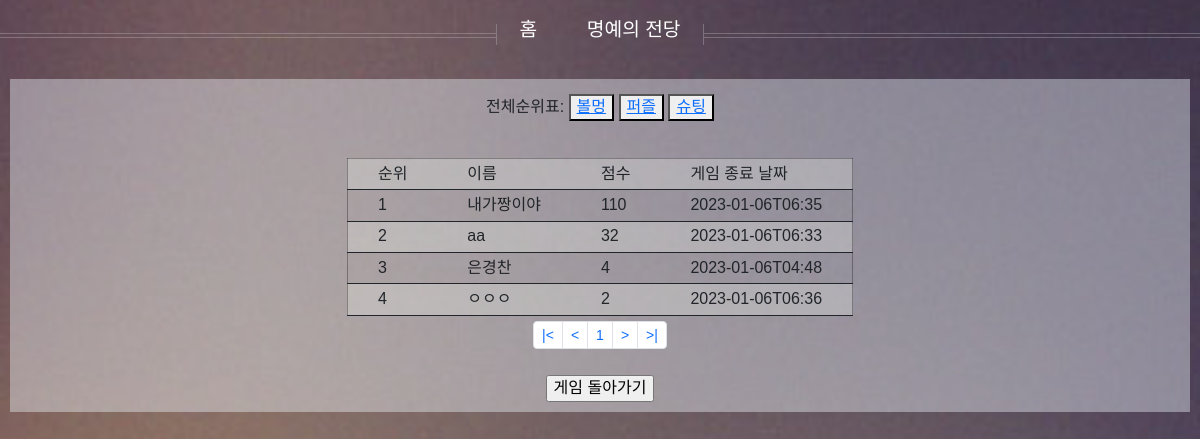
The page /shootingApp/rank/ on the database as committed earlier.
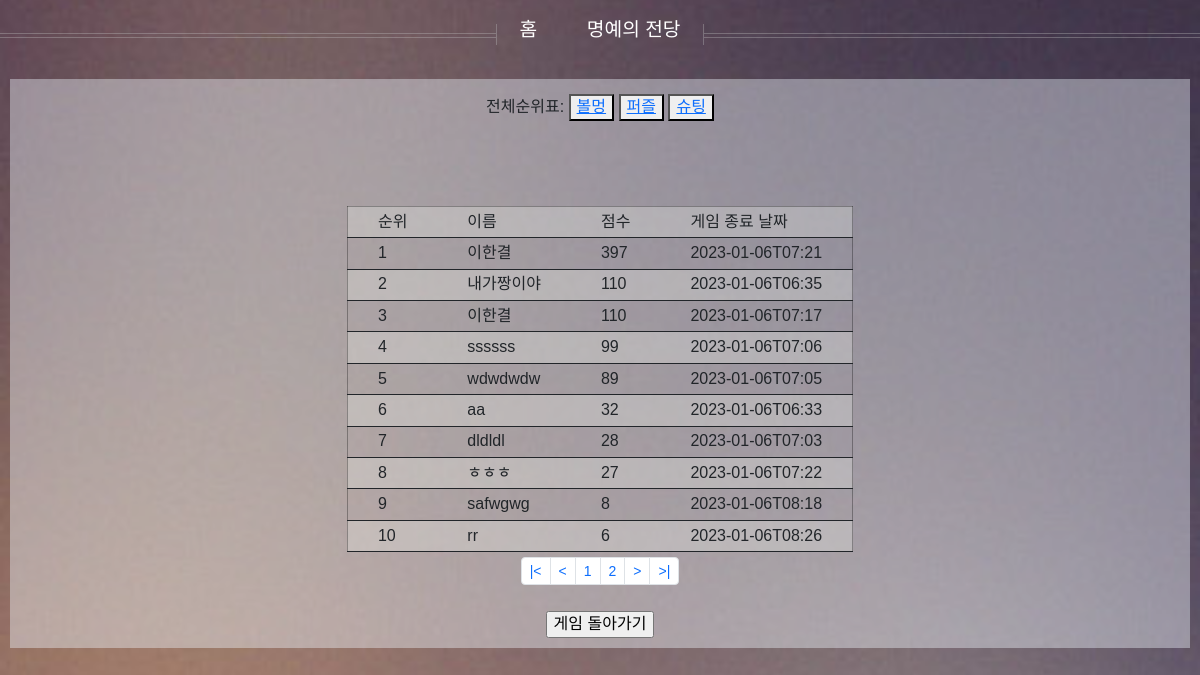
The same page on the database as committed later.
### shootingApp/models.py (models this page shows)
class Space_shooting(models.Model):
    name = models.CharField(max_length=10,null=True)
    score = models.IntegerField()
    time_info = models.CharField(max_length=100,null=True)
    class Meta:
        managed = False

### shootingApp/views.py (the view)
# urls.py: path("rank/", ballmungViews.rank, name="rank"),
def rank(request):
    spaceShooting = Space_shooting.objects.all()
    spaceShooting = spaceShooting.order_by("-score", "time_info") #-score 역순
    page_info = {
        "startPage" : 1,
        "endPage" : 10,
        "underPageCount" : 10, #하단 페이지의 보여질 개수
        "currentPage" : 1,
        "totalPage" : 0,
        "countPerPage" : 10, #페이지당 보여질 데이터수
    }
    page_info["currentPage"] = request.GET.get('page')
    if not page_info["currentPage"]: #현재페이지를 가져오지 못하면 1페이지를 보여줌
        page_info["currentPage"] = 1
    else:
        page_info["currentPage"] = int(page_info["currentPage"]) #숫자로 형변환
        if page_info["currentPage"] <= 0:
            page_info["currentPage"] = 1
    page_info["totalPage"] = (spaceShooting.count() // page_info["countPerPage"]) + 1
    if (spaceShooting.count() % page_info["countPerPage"]) == 0: #한페이지에 보여질 수에 딱 맞아 떨어지면 1을 빼줘야됨
        page_info["totalPage"] -= 1
    page_info["startPage"] = (page_info["currentPage"] // page_info["underPageCount"]) * page_info["underPageCount"] + 1
    page_info["endPage"] = page_info["startPage"] + page_info["underPageCount"] - 1
    if page_info["endPage"] > page_info["totalPage"]: #끝 페이지가 전체페이지수를 넘어가면
        page_info["endPage"] = page_info["totalPage"]
    pageRange = range(page_info["startPage"], page_info["endPage"]+1)
    paginator = Paginator(spaceShooting, page_info["countPerPage"])  # 한페이지당 보여질 개수(데이터, 개수)
    rankinfo_s = paginator.get_page(page_info["currentPage"]) # 몇 페이지를 보여줄지 저장(1페이지의 10개의 데이터가 저장)
    return render(request, "shootingApp/show.html", {"rankdata":rankinfo_s, "page_info":page_info, "pageRange":pageRange})

### ballmungApp/templatetags/rank_filter.py (called while the page is built)
@register.filter
def rank_filter(value, arg):
    rank = value + (arg - 1) * 10
    return rank

### shootingApp/templates/shootingApp/show.html (shortened to what this page needs)
<html>
    <head>
        <link href="https://cdn.jsdelivr.net/npm/bootstrap@5.2.3/dist/css/bootstrap.min.css" rel="stylesheet">
        <link rel="stylesheet" href="/static/ballmungApp/css/ballmung.css">
        <link rel="stylesheet" href="/static/ballmungApp/css/mainApp_rank.css">
    </head>
    <body>
        {% include "nav.html" %}
        <div class="wrapper">
            {% include "header.html" %}
            <table border = '10'>
                <tr>
                    <th>순위</th>
                    <th>이름</th>
                    <th>점수</th>
                    <th>게임 종료 날짜</th>
                </tr>
                {% load rank_filter %}
                {% for pu in rankdata %}
                <tr>
                    <h3>
                        <td>{{forloop.counter | rank_filter:page_info.currentPage}}</td>
                        <td>{{pu.name}}</td>
                        <td>{{pu.score}}</td>
                        <td>{{pu.time_info}}</td>
                    </h3>
                </tr>
                {% endfor %}
            </table>
            <div class="">
                <ul class="pagination pagination-sm">
                    <li class="page-item"><a class="page-link" href="{% url "shootingApp:rank" %}?page={{ 1 }}">|&lt</a></li>
                        <li class="page-item"><a class="page-link" href="{% url "shootingApp:rank" %}?page={{ page_info.currentPage | add:-1 }}">&lt</a></li>
                        {% for pr in pageRange%}
                        <li class="page-item"><a class="page-link" href="{% url "shootingApp:rank" %}?page={{ pr }}">{{ pr }}</a></li>
                        {% endfor %}
                    <li class="page-item"><a class="page-link" href="{% url "shootingApp:rank" %}?page={{ page_info.currentPage | add:1 }}">&gt</a></li>
                        <li class="page-item"><a class="page-link" href="{% url "shootingApp:rank" %}?page={{ page_info.totalPage }}">&gt|</a></li>
                </ul>
            </div>
            <br>
            <input type="button" class="shootingreturn" value="게임 돌아가기" onclick="location.href='../'" >
        </div>
    </body>
</html>

Rows that differ between the two databases and show on the page:
no longer on this page (row unchanged): Space_shooting: name "은경찬", score "4", time_info "2023-01-06T04:48"
no longer on this page (row unchanged): Space_shooting: name "ㅇㅇㅇ", score "2", time_info "2023-01-06T06:36"
added Space_shooting: name "이한결", score "397", time_info "2023-01-06T07:21"
added Space_shooting: name "이한결", score "110", time_info "2023-01-06T07:17"
added Space_shooting: name "ssssss", score "99", time_info "2023-01-06T07:06"
added Space_shooting: name "wdwdwdw", score "89", time_info "2023-01-06T07:05"
added Space_shooting: name "dldldl", score "28", time_info "2023-01-06T07:03"
added Space_shooting: name "ㅎㅎㅎ", score "27", time_info "2023-01-06T07:22"
added Space_shooting: name "safwgwg", score "8", time_info "2023-01-06T08:18"
added Space_shooting: name "rr", score "6", time_info "2023-01-06T08:26"
Other text that changed with them:
new list line: "2"
